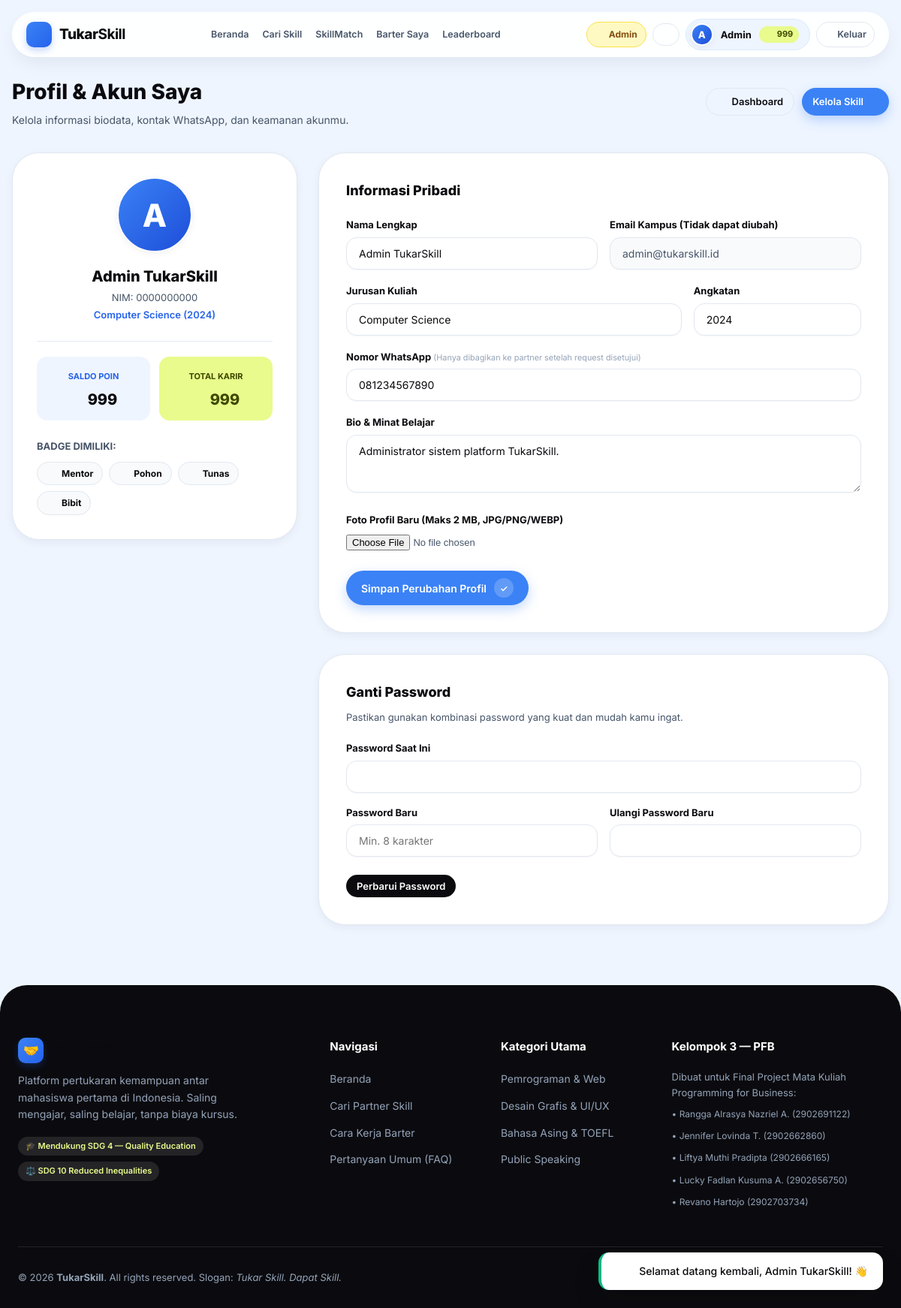
The app's page /profile.php (signed in) with its own data.
### tables this page shows
CREATE TABLE `users` (
  `id` INT AUTO_INCREMENT PRIMARY KEY,
  `name` VARCHAR(100) NOT NULL,
  `nim` CHAR(10) NOT NULL UNIQUE,
  `email` VARCHAR(100) NOT NULL UNIQUE,
  `password` VARCHAR(255) NOT NULL,
  `major` VARCHAR(100) NOT NULL,
  `batch_year` YEAR NULL,
  `bio` TEXT NULL,
  `photo` VARCHAR(255) NULL,
  `whatsapp` VARCHAR(20) NULL,
  `role` ENUM('user', 'admin') NOT NULL DEFAULT 'user',
  `points` INT NOT NULL DEFAULT 20,
  `total_points` INT NOT NULL DEFAULT 20,
  `profile_bonus_given` TINYINT(1) NOT NULL DEFAULT 0,
  `is_active` TINYINT(1) NOT NULL DEFAULT 1,
  `remember_token` VARCHAR(64) NULL,
  `created_at` DATETIME NOT NULL DEFAULT CURRENT_TIMESTAMP,
  `updated_at` DATETIME NOT NULL DEFAULT CURRENT_TIMESTAMP ON UPDATE CURRENT_TIMESTAMP
);

CREATE TABLE `user_badges` (
  `user_id` INT NOT NULL,
  `badge_id` INT NOT NULL,
  `earned_at` DATETIME NOT NULL DEFAULT CURRENT_TIMESTAMP,
  PRIMARY KEY (`user_id`, `badge_id`),
  CONSTRAINT `fk_ub_user` FOREIGN KEY (`user_id`) REFERENCES `users` (`id`) ON DELETE CASCADE ON UPDATE CASCADE,
  CONSTRAINT `fk_ub_badge` FOREIGN KEY (`badge_id`) REFERENCES `badges` (`id`) ON DELETE CASCADE ON UPDATE CASCADE
);

CREATE TABLE `badges` (
  `id` INT AUTO_INCREMENT PRIMARY KEY,
  `name` VARCHAR(50) NOT NULL UNIQUE,
  `icon` VARCHAR(20) NOT NULL,
  `description` VARCHAR(255) NULL,
  `min_points` INT NOT NULL DEFAULT 0
);

### profile.php (the view, shortened to what the rows shown need)
<?php
require_once __DIR__ . '/includes/header.php';
$user = current_user();
$user_id = $user['id'];
$user_badges = [];
if (is_db_connected()) {
    $b_res = $conn->query("
        SELECT b.name, b.icon, b.description, ub.earned_at
        FROM user_badges ub
        JOIN badges b ON ub.badge_id = b.id
        WHERE ub.user_id = $user_id
        ORDER BY b.min_points DESC
    ");
    if ($b_res) {
        while ($row = $b_res->fetch_assoc()) {
            $user_badges[] = $row;
        }
    }
}
?>
<div class="container" style="padding: 40px 16px 80px;">
    <div style="display: flex; justify-content: space-between; align-items: center; flex-wrap: wrap; gap: 16px; margin-bottom: 32px;">
        <div>
            <h1 style="font-size: 28px; font-weight: 800; color: var(--ink);">Profil & Akun Saya</h1>
        </div>
    </div>
    <div style="display: grid; grid-template-columns: 1fr 2fr; gap: 28px; align-items: start;">
        <div>
            <div style="background: var(--white); border-radius: var(--radius-xl); padding: 32px; box-shadow: var(--shadow-sm); border: 1px solid var(--gray-200); text-align: center;">
                <div style="display: flex; justify-content: center; margin-bottom: 16px;">
                    <?= render_avatar($user['photo'], $user['name'], 100) ?>
                </div>
                <h2 style="font-size: 20px; font-weight: 800; color: var(--ink);"><?= e($user['name']) ?></h2>
                <p style="font-size: 13px; color: var(--gray-600); margin-top: 2px;">NIM: <?= e($user['nim']) ?></p>
                <p style="font-size: 13px; color: var(--blue-600); font-weight: 600; margin-top: 2px;"><?= e($user['major']) ?> (<?= e($user['batch_year'] ?? '-') ?>)</p>
                <div style="display: grid; grid-template-columns: 1fr 1fr; gap: 12px; margin-top: 24px; padding-top: 20px; border-top: 1px solid var(--gray-200);">
                    <div style="background: var(--blue-50); padding: 12px; border-radius: var(--radius-md);">
                        <span style="font-size: 11px; font-weight: 700; color: var(--blue-600); text-transform: uppercase;">Saldo Poin</span>
                        <div style="font-size: 20px; font-weight: 800; color: var(--ink); margin-top: 4px; display: flex; align-items: center; justify-content: center; gap: 6px;">
                            <span style="color: var(--blue-600); display: inline-flex;"><?= icon('sprout', '', '18px') ?></span>
                            <?= (int)$user['points'] ?>
                        </div>
                    </div>
                    <div style="background: var(--lime); padding: 12px; border-radius: var(--radius-md);">
                        <span style="font-size: 11px; font-weight: 700; color: var(--lime-dark); text-transform: uppercase;">Total Karir</span>
                        <div style="font-size: 20px; font-weight: 800; color: var(--lime-dark); margin-top: 4px; display: flex; align-items: center; justify-content: center; gap: 6px;">
                            <span style="color: var(--lime-dark); display: inline-flex;"><?= icon('star', '', '18px') ?></span>
                            <?= (int)$user['total_points'] ?>
                        </div>
                    </div>
                </div>
                <div style="margin-top: 24px; text-align: left;">
                    <h4 style="font-size: 13px; font-weight: 700; color: var(--gray-600); text-transform: uppercase; margin-bottom: 10px;">Badge Dimiliki:</h4>
                    <div style="display: flex; flex-wrap: wrap; gap: 8px;">
                        <?php if (empty($user_badges)): ?>
                            <span style="font-size: 12px; color: var(--gray-400);">Belum ada badge</span>
                        <?php else: ?>
                            <?php foreach ($user_badges as $ub): ?>
                                <span style="background: var(--gray-100); border: 1px solid var(--gray-200); padding: 5px 12px; border-radius: var(--radius-pill); font-size: 12px; font-weight: 700; color: var(--ink); display: inline-flex; align-items: center; gap: 6px;" title="<?= e($ub['description']) ?>">
                                    <?= badge_icon_svg($ub['icon'], '14px') ?> <?= e($ub['name']) ?>
                                </span>
                            <?php endforeach; ?>
                        <?php endif; ?>
                    </div>
                </div>
            </div>
        </div>
        <div style="display: flex; flex-direction: column; gap: 28px;">
            <div style="background: var(--white); border-radius: var(--radius-xl); padding: 36px; box-shadow: var(--shadow-sm); border: 1px solid var(--gray-200);">
                <form action="profile.php" method="POST" enctype="multipart/form-data">
                    <div style="display: grid; grid-template-columns: 1fr 1fr; gap: 16px; margin-bottom: 18px;">
                        <div>
                            <label style="display: block; font-size: 13px; font-weight: 700; margin-bottom: 6px;">Nama Lengkap</label>
                            <input type="text" name="name" value="<?= e($user['name']) ?>" required
                                   style="width: 100%; padding: 12px 16px; border-radius: var(--radius-md); border: 1px solid var(--gray-200); font-family: inherit; font-size: 14px; outline: none;">
                        </div>
                        <div>
                            <label style="display: block; font-size: 13px; font-weight: 700; margin-bottom: 6px;">Email Kampus (Tidak dapat diubah)</label>
                            <input type="email" value="<?= e($user['email']) ?>" disabled
                                   style="width: 100%; padding: 12px 16px; border-radius: var(--radius-md); border: 1px solid var(--gray-200); background: var(--gray-100); color: var(--gray-600); font-family: inherit; font-size: 14px;">
                        </div>
                    </div>
                    <div style="display: grid; grid-template-columns: 2fr 1fr; gap: 16px; margin-bottom: 18px;">
                        <div>
                            <label style="display: block; font-size: 13px; font-weight: 700; margin-bottom: 6px;">Jurusan Kuliah</label>
                            <input type="text" name="major" value="<?= e($user['major']) ?>" required
                                   style="width: 100%; padding: 12px 16px; border-radius: var(--radius-md); border: 1px solid var(--gray-200); font-family: inherit; font-size: 14px; outline: none;">
                        </div>
                        <div>
                            <label style="display: block; font-size: 13px; font-weight: 700; margin-bottom: 6px;">Angkatan</label>
                            <input type="number" name="batch_year" value="<?= e($user['batch_year']) ?>"
                                   style="width: 100%; padding: 12px 16px; border-radius: var(--radius-md); border: 1px solid var(--gray-200); font-family: inherit; font-size: 14px; outline: none;">
                        </div>
                    </div>
                    <div style="margin-bottom: 18px;">
                        <label style="display: block; font-size: 13px; font-weight: 700; margin-bottom: 6px;">
                            Nomor WhatsApp <small style="font-weight: 400; color: var(--gray-400);">(Hanya dibagikan ke partner setelah request disetujui)</small>
                        </label>
                        <input type="text" name="whatsapp" value="<?= e($user['whatsapp'] ?? '') ?>" placeholder="08123456789"
                               style="width: 100%; padding: 12px 16px; border-radius: var(--radius-md); border: 1px solid var(--gray-200); font-family: inherit; font-size: 14px; outline: none;">
                    </div>
                    <div style="margin-bottom: 18px;">
                        <label style="display: block; font-size: 13px; font-weight: 700; margin-bottom: 6px;">
                            Bio & Minat Belajar
                        </label>
                        <textarea name="bio" rows="3" placeholder="Ceritakan keahlian yang kamu kuasai dan hal seru apa yang sedang ingin kamu pelajari..."
                                  style="width: 100%; padding: 12px 16px; border-radius: var(--radius-md); border: 1px solid var(--gray-200); font-family: inherit; font-size: 14px; outline: none; resize: vertical;"><?= e($user['bio'] ?? '') ?></textarea>
                    </div>
                </form>
            </div>
        </div>
    </div>
</div>
<?php require_once __DIR__ . '/includes/footer.php'; ?>

### includes/header.php (shortened to what the rows shown need)
<?php
require_once __DIR__ . '/../config/db.php';
require_once __DIR__ . '/functions.php';
$logged_user = current_user();
?>
<!DOCTYPE html>
<html lang="id">
<head>
    <link rel="stylesheet" href="assets/css/style.css">
</head>
<body>
    <?php $flash = get_flash(); if ($flash): ?>
            <span><?= ($flash['type'] === 'success') ? icon('check-circle', '', 18) : (($flash['type'] === 'danger') ? icon('x-circle', '', 18) : icon('info', '', 18)) ?></span>
    <?php endif; ?>
<header class="navbar">
    <nav class="nav-pill">
        <div class="nav-actions">
            <?php if (is_logged_in() && $logged_user): ?>
                <?php if ($logged_user['role'] === 'admin'): ?>
                    <a href="admin/index.php" class="btn btn-outline btn-sm" style="background: #fef9c3; border-color: #fde047; color: #854d0e; font-weight: 700; padding: 6px 11px; font-size: 12px; display: inline-flex; align-items: center; gap: 5px;" title="Buka Panel Admin">
                        <?= icon('shield', '', 13) ?> <span>Admin</span>
                    </a>
                <?php endif; ?>
                <a href="notifications.php" class="btn btn-outline btn-sm" style="padding: 6px 9px; position: relative; display: inline-flex; align-items: center; justify-content: center;" title="Notifikasi">
                    <?= icon('bell', '', 16) ?>
                </a>
                <a href="dashboard.php" class="user-menu-pill" title="Buka Dashboard">
                    <?= render_avatar($logged_user['photo'], $logged_user['name'], 30) ?>
                    <span style="font-weight: 700; font-size: 13px;"><?= e(explode(' ', $logged_user['name'])[0]) ?></span>
                    <span class="points-badge" title="Saldo Poin Aktif" style="display: inline-flex; align-items: center; gap: 4px;">
                        <?= icon('coins', '', 12) ?> <span><?= (int)$logged_user['points'] ?></span>
                    </span>
                </a>
                <a href="logout.php" class="btn btn-outline btn-sm" style="padding: 6px 10px; font-size: 12.5px; color: var(--gray-600); display: inline-flex; align-items: center; gap: 4px;" title="Keluar akun">
                    <?= icon('log-out', '', 13) ?> <span>Keluar</span>
                </a>
            <?php endif; ?>
        </div>
    </nav>
</header>

### includes/icons.php (shortened to what the rows shown need)
<?php
function icon($name, $class = '', $size = 18, $extra_attrs = '') {
    $size_attr = $size ? 'width="' . (int)$size . '" height="' . (int)$size . '"' : '';
    $classes = 'ts-icon ts-icon-' . htmlspecialchars($name) . ($class ? ' ' . htmlspecialchars($class) : '');
    $svg_open = '<svg xmlns="http://www.w3.org/2000/svg" ' . $size_attr . ' viewBox="0 0 24 24" fill="none" stroke="currentColor" stroke-width="2" stroke-linecap="round" stroke-linejoin="round" class="' . $classes . '" ' . $extra_attrs . ' aria-hidden="true">';
    $svg_close = '</svg>';
    $inner = $paths[$name] ?? $paths['sparkles'];
    return $svg_open . $inner . $svg_close;
}
function badge_icon_svg($badge_name, $size = 20, $class = '') {
    $n = strtolower((string)$badge_name);
    return icon('coins', $class, $size);
}

### includes/functions.php (shortened to what the rows shown need)
<?php
require_once __DIR__ . '/icons.php';
function user_avatar_url($photo, $name = '') {
    $first_word = strtolower(explode(' ', trim((string)$name))[0] ?? '');
    return '';
}
function render_avatar($photo, $name, $size = 40, $extra_class = '') {
    $url = user_avatar_url($photo, $name);
    $initial = strtoupper(substr(trim((string)$name), 0, 1) ?: 'U');
    $size_px = (int)$size;
    return '<div class="ts-avatar-fallback ' . e($extra_class) . '" style="width:' . $size_px . 'px; height:' . $size_px . 'px; border-radius:50%; background:linear-gradient(135deg, #3b82f6, #1d4ed8); color:#ffffff; font-weight:800; font-size:' . round($size_px * 0.42) . 'px; display:inline-flex; align-items:center; justify-content:center; border:2px solid #ffffff; box-shadow:0 2px 8px rgba(15,23,42,0.06); flex-shrink:0;">' . e($initial) . '</div>';
}
function e($string) {
    return htmlspecialchars((string)($string ?? ''), ENT_QUOTES, 'UTF-8');
}
function is_logged_in() {
    return isset($_SESSION['user_id']) && !empty($_SESSION['user_id']);
}
function current_user() {
    global $conn;
    static $cached_user = null;
    if ($cached_user !== null) {
        return $cached_user;
    }
    $user_id = (int)$_SESSION['user_id'];
    $stmt = $conn->prepare("SELECT id, name, nim, email, major, batch_year, bio, photo, whatsapp, role, points, total_points, is_active FROM users WHERE id = ? LIMIT 1");
    if ($stmt) {
        $stmt->bind_param("i", $user_id);
        $stmt->execute();
        $result = $stmt->get_result();
        $cached_user = $result->fetch_assoc();
    }
    return $cached_user;
}

### records on screen
users: name "A A", name "Admin", points "999", name "Admin TukarSkill", nim "0000000000", major "Computer Science", batch_year "2024", total_points "999", email "admin@tukarskill.id", whatsapp "081234567890", bio "Administrator sistem platform TukarSkill."
user_badges: badge.name "Mentor"
user_badges: badge.name "Pohon"
user_badges: badge.name "Tunas"
user_badges: badge.name "Bibit"

### other values on screen
$flash['message'] "Selamat datang kembali, Admin TukarSkill! 👋"
